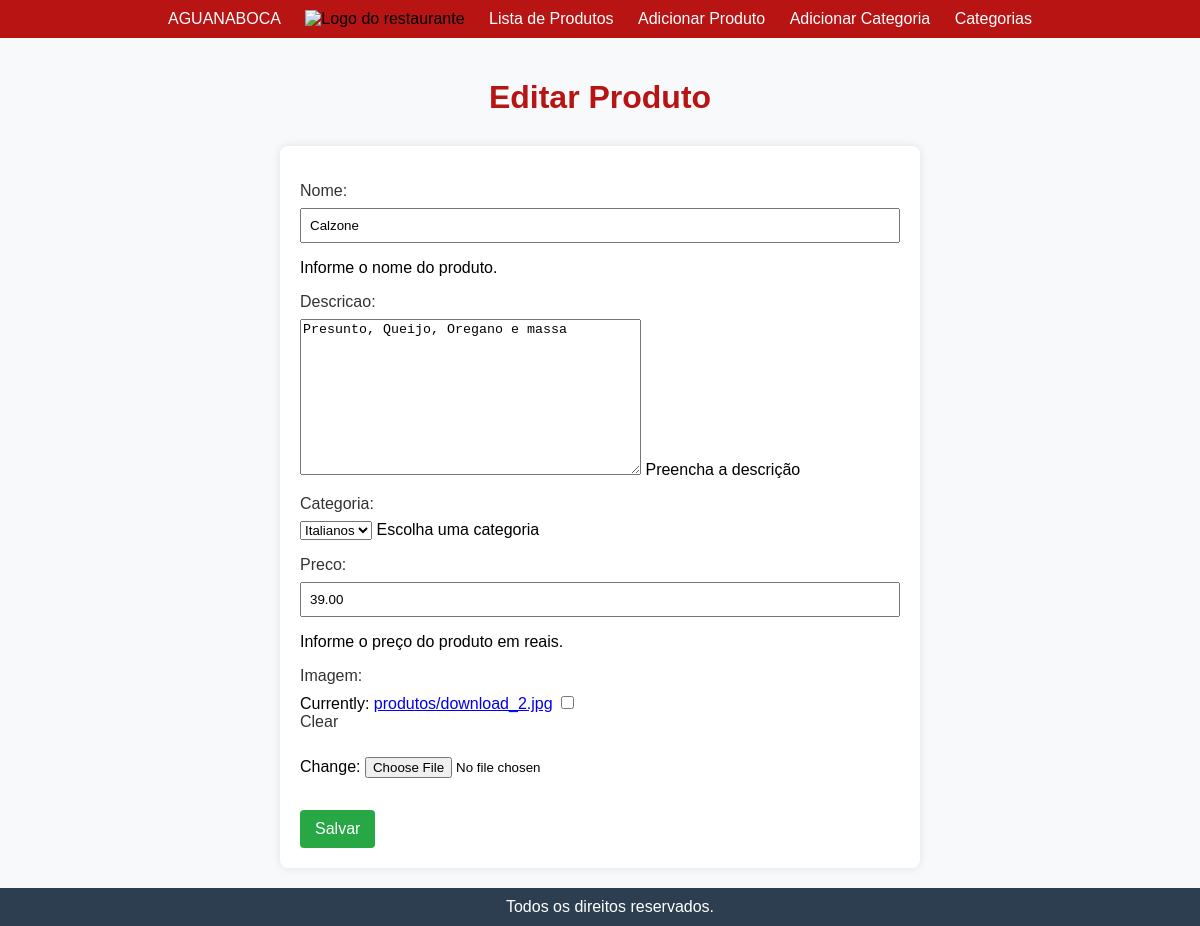
The page /edita_produto/3/ on the database as committed earlier.
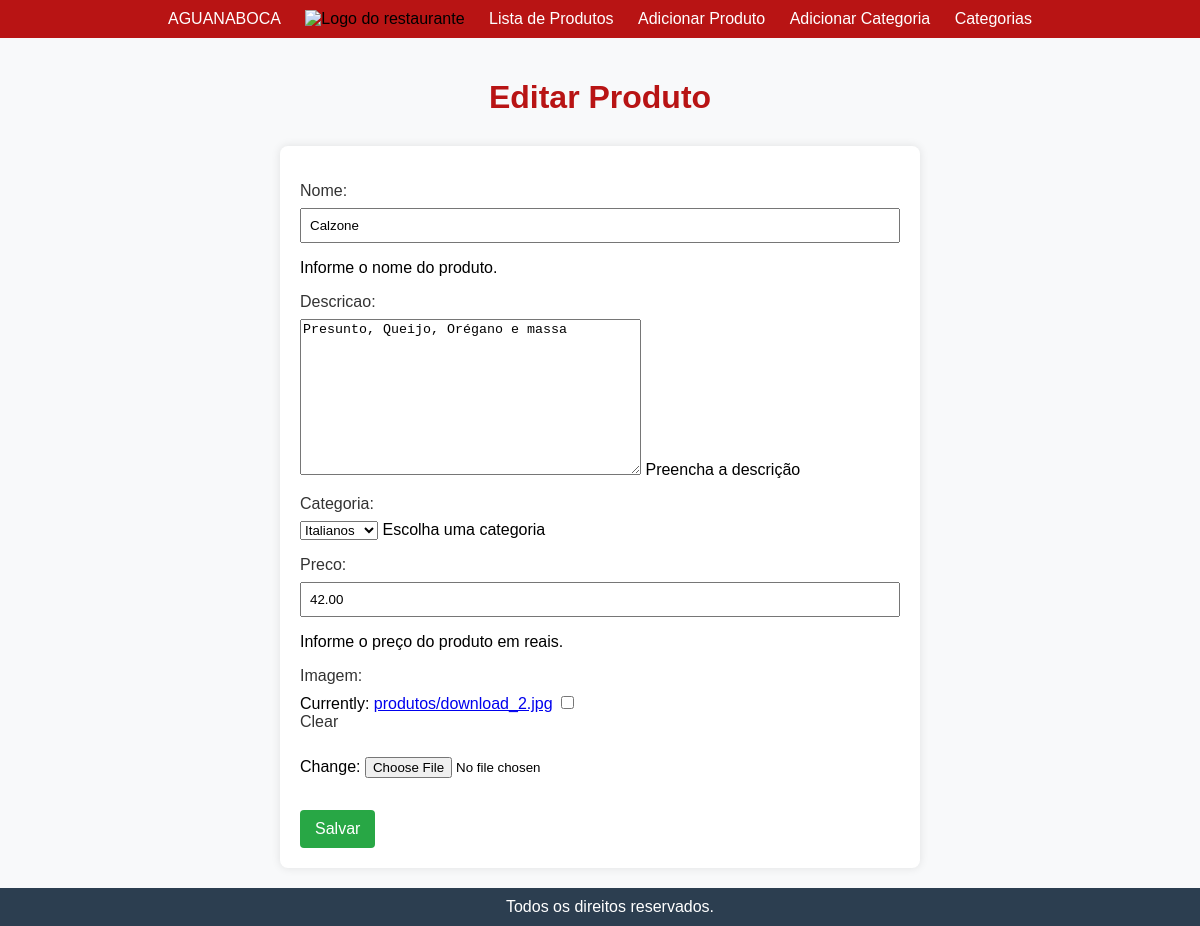
The same page on the database as committed later.
### projeto_aguanaboca/models.py (models this page shows, shortened)
class Produto(models.Model):
    nome = models.CharField(max_length=100)
    descricao = models.TextField()
    categoria = models.ForeignKey(Categoria, on_delete=models.CASCADE)
    preco = models.DecimalField(max_digits=8, decimal_places=2)
    imagem = models.ImageField(upload_to='produtos/', null=True, blank=True)

class Categoria(models.Model):
    nome = models.CharField(max_length=100)
    def __str__(self):
        return self.nome
    class Meta:
        app_label = 'projeto_aguanaboca'

### projeto_aguanaboca/views.py (the view)
# urls.py: path('edita_produto/<int:produto_id>/', edita_produto, name='edita_produto'),
def edita_produto(request, produto_id):
    produto = get_object_or_404(Produto, id=produto_id)
    if request.method == 'POST':
        form = ProdutoForm(request.POST, request.FILES, instance=produto)
        if form.is_valid():
            form.save()
            RegistroAtividade.objects.create(
                acao='edicao',
                usuario=request.user,
                item_id=produto.id,
                tipo_item='Produto',
            )
            return redirect('lista_produtos')
    else:
        form = ProdutoForm(instance=produto)
    return render(request, 'admin/edita_produto.html', {'form': form, 'produto': produto})

### projeto_aguanaboca/forms.py (shortened to what this page needs)
class ProdutoForm(forms.ModelForm):
    class Meta:
        model = Produto
        fields = '__all__'
        help_texts = {
            'nome': 'Informe o nome do produto.',
            'preco': 'Informe o preço do produto em reais.',
            'descricao': 'Preencha a descrição',
            'categoria': 'Escolha uma categoria'
        }

### projeto_aguanaboca/templates/admin/edita_produto.html (shortened to what this page needs)
{% extends "base.html" %}
{% block content %}
    <h1>Editar Produto</h1>
    <form method="post" enctype="multipart/form-data">
        {{ form.as_p }}
        <button type="submit">Salvar</button>
    </form>
{% endblock %}

Rows that differ between the two databases and show on the page:
changed Produto "Italianos": descricao "Presunto, Queijo, Oregano e massa" → "Presunto, Queijo, Orégano e massa"; preco "39.00" → "42.00"
